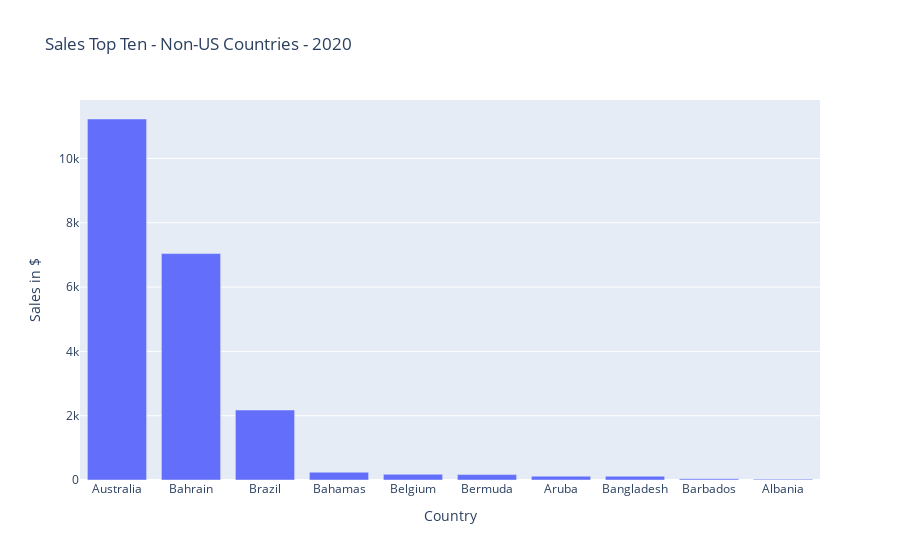

The cell this chart's notebook holds for it:
### Code cell
# Plotly bar chart - net sales for top ten countries
top_sales_2020_fig = px.bar(top_sales_by_country_ten_2020, x="country", y="net_sales", title="Sales Top Ten - Non-US Countries - 2020",
                labels={"country" : 'Country', "net_sales" :'Sales in $'}, hover_data={"net_sales" : ':.2f'})


top_sales_2020_fig.show()

### Figure 1 — Plotly figure (JSON) as saved in the notebook; plotly's stock layout.template omitted (floating-point values rounded to 4 significant figures)
{"data": [{"alignmentgroup": "True", "hovertemplate": "Country=%{x}<br>Sales in $=%{y:.2f}<extra></extra>", "legendgroup": "", "marker": {"color": "#636efa", "pattern": {"shape": ""}}, "name": "", "offsetgroup": "", "orientation": "v", "showlegend": false, "textposition": "auto", "type": "bar", "x": ["Australia", "Bahrain", "Brazil", "Bahamas", "Belgium", "Bermuda", "Aruba", "Bangladesh", "Barbados", "Albania"], "xaxis": "x", "y": [11230.0, 7041.0, 2176.0, 243.0, 178.3, 168.6, 118.9, 117.9, 37.12, 24.75], "yaxis": "y"}], "layout": {"barmode": "relative", "legend": {"tracegroupgap": 0}, "title": {"text": "Sales Top Ten - Non-US Countries - 2020"}, "xaxis": {"anchor": "y", "domain": [0, 1], "title": {"text": "Country"}}, "yaxis": {"anchor": "x", "domain": [0, 1], "title": {"text": "Sales in $"}}}}
